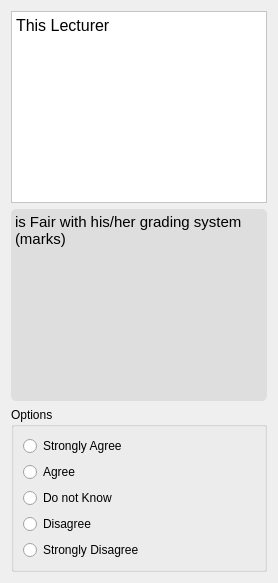
               <widget class="QWidget" name="page_47">
                <layout class="QVBoxLayout" name="verticalLayout_133">
                 <item>
                  <widget class="QTextBrowser" name="textBrowser_101">
                   <property name="styleSheet">
                    <string notr="true">background-color: rgb(255, 255, 255);</string>
                   </property>
                   <property name="html">
                    <string>&lt;!DOCTYPE HTML PUBLIC &quot;-//W3C//DTD HTML 4.0//EN&quot; &quot;http://www.w3.org/TR/REC-html40/strict.dtd&quot;&gt;
&lt;html&gt;&lt;head&gt;&lt;meta name=&quot;qrichtext&quot; content=&quot;1&quot; /&gt;&lt;style type=&quot;text/css&quot;&gt;
p, li { white-space: pre-wrap; }
&lt;/style&gt;&lt;/head&gt;&lt;body style=&quot; font-family:'Comic Sans MS'; font-size:10pt; font-weight:400; font-style:normal;&quot;&gt;
&lt;p style=&quot; margin-top:0px; margin-bottom:0px; margin-left:0px; margin-right:0px; -qt-block-indent:0; text-indent:0px;&quot;&gt;&lt;span style=&quot; font-family:'consolas'; font-size:12pt;&quot;&gt;This Lecturer&lt;/span&gt;&lt;/p&gt;&lt;/body&gt;&lt;/html&gt;</string>
                   </property>
                  </widget>
                 </item>
                 <item>
                  <widget class="QTextBrowser" name="textBrowser_102">
                   <property name="styleSheet">
                    <string notr="true">background-color: rgb(222, 222, 222);
border-radius: 5px;</string>
                   </property>
                   <property name="html">
                    <string>&lt;!DOCTYPE HTML PUBLIC &quot;-//W3C//DTD HTML 4.0//EN&quot; &quot;http://www.w3.org/TR/REC-html40/strict.dtd&quot;&gt;
&lt;html&gt;&lt;head&gt;&lt;meta name=&quot;qrichtext&quot; content=&quot;1&quot; /&gt;&lt;style type=&quot;text/css&quot;&gt;
p, li { white-space: pre-wrap; }
&lt;/style&gt;&lt;/head&gt;&lt;body style=&quot; font-family:'Comic Sans MS'; font-size:10pt; font-weight:400; font-style:normal;&quot;&gt;
&lt;p style=&quot; margin-top:0px; margin-bottom:0px; margin-left:0px; margin-right:0px; -qt-block-indent:0; text-indent:0px;&quot;&gt;&lt;span style=&quot; font-family:'consolas'; font-size:11pt;&quot;&gt;is Fair with his/her grading system (marks)&lt;/span&gt;&lt;/p&gt;&lt;/body&gt;&lt;/html&gt;</string>
                   </property>
                  </widget>
                 </item>
                 <item>
                  <widget class="QGroupBox" name="groupBox_35">
                   <property name="styleSheet">
                    <string notr="true">QRadionButton:{
	font: 10pt &quot;Comic Sans MS&quot;;
}</string>
                   </property>
                   <property name="title">
                    <string>Options</string>
                   </property>
                   <property name="flat">
                    <bool>false</bool>
                   </property>
                   <layout class="QVBoxLayout" name="verticalLayout_134">
                    <item>
                     <layout class="QVBoxLayout" name="verticalLayout_135">
                      <item>
                       <widget class="QRadioButton" name="radioButton_9_6">
                        <property name="styleSheet">
                         <string notr="true"/>
                        </property>
                        <property name="text">
                         <string>Strongly Agree</string>
                        </property>
                       </widget>
                      </item>
                      <item>
                       <widget class="QRadioButton" name="radioButton_9_7">
                        <property name="text">
                         <string>Agree</string>
                        </property>
                       </widget>
                      </item>
                      <item>
                       <widget class="QRadioButton" name="radioButton_9_8">
                        <property name="text">
                         <string>Do not Know</string>
                        </property>
                       </widget>
                      </item>
                      <item>
                       <widget class="QRadioButton" name="radioButton_9_9">
                        <property name="text">
                         <string>Disagree</string>
                        </property>
                       </widget>
                      </item>
                      <item>
                       <widget class="QRadioButton" name="radioButton_9_10">
                        <property name="text">
                         <string>Strongly Disagree</string>
                        </property>
                       </widget>
                      </item>
                     </layout>
                    </item>
                   </layout>
                  </widget>
                 </item>
                </layout>
               </widget>
